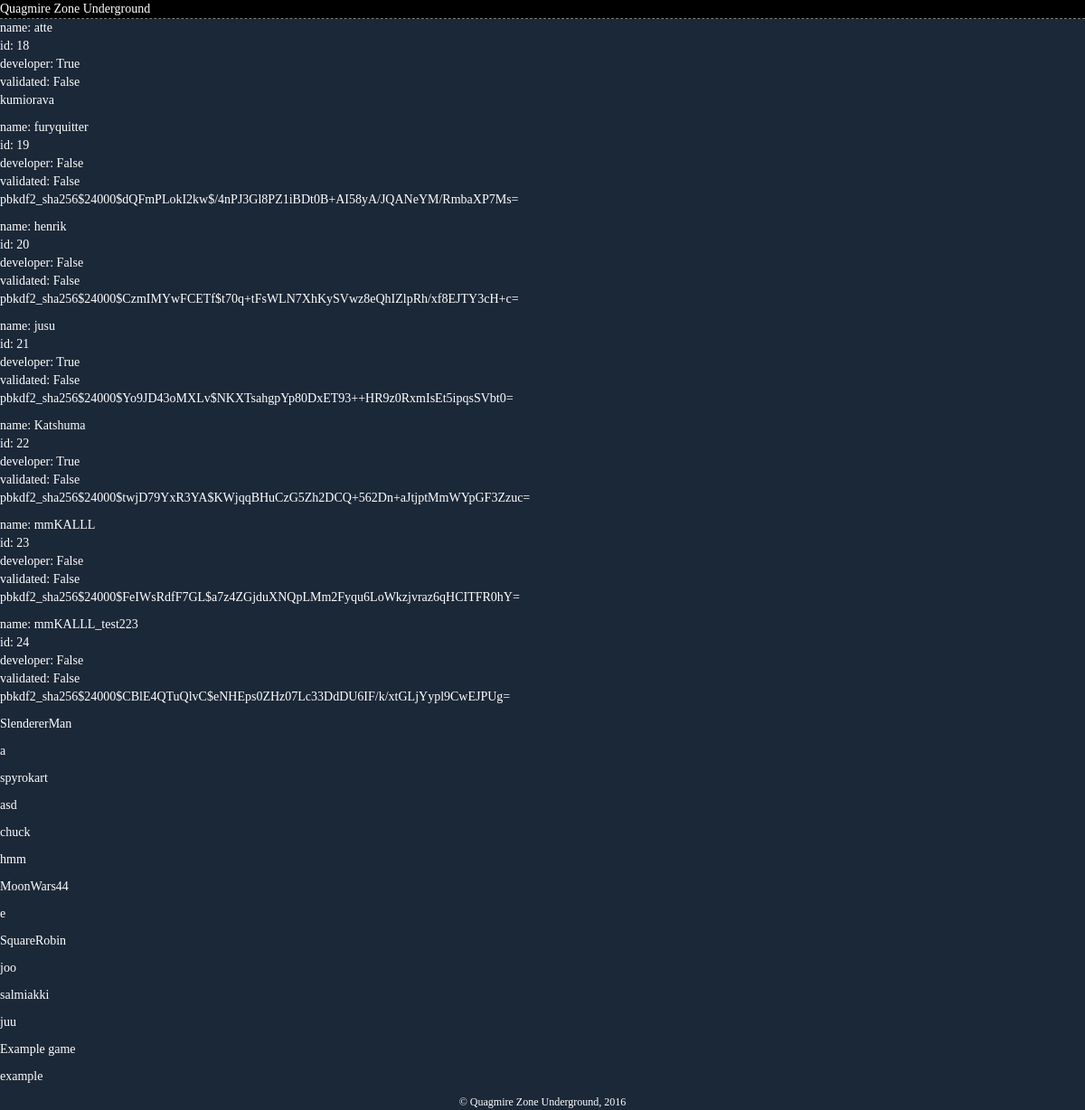
/test, run on the app's committed database.
### gamestore/models.py (models this page shows)
class UserExtension(models.Model):
    user = models.OneToOneField(
        User,
        on_delete=models.CASCADE,
        parent_link=False)
    isDeveloper = models.BooleanField(default=False, editable=False)
    isValidated = models.BooleanField(default=False, editable=False) # Does not actually affect anything, but nice to have...
    ownedGames = models.ManyToManyField('GamesOwned')

class Game(models.Model):
    name = models.CharField(max_length=80, verbose_name='game name')
    URL = models.CharField(max_length=150, unique=True, validators=[URLAllowedChars], verbose_name='game path (on our site)')
    gameSource = models.URLField(max_length=300, unique=True, verbose_name='game source URL')
    isPublic = models.BooleanField(default=False, verbose_name='is the game public? (You can always change this later)')
    genre = models.CharField(max_length=30, default=GENRE_UNSPECIFIED, choices=GAME_GENRES)
    description = models.TextField(blank=True) # TODO: Think about how to implement line feeds.
    image = models.URLField(blank=True, verbose_name='URL to image of game')
    image2 = models.URLField(blank=True, verbose_name='secondary image URL')
    developer = models.ForeignKey(
        User,
        on_delete=models.SET_NULL,
        null=True)
    price = models.DecimalField(max_digits=7, decimal_places=2, default=0, verbose_name='price (€)')
    createDate = models.DateTimeField(auto_now_add=True, null=True, editable=False)
    updateDate = models.DateTimeField(auto_now=True, null=True, editable=False) # TODO: Not sure if works.

### gamestore/views.py (the view)
# urls.py: url(r'^test$', views.test),
def test(request):
	users = User.objects.all()
	games = Game.objects.all()
	return render(request, 'test.html', {'users': users, 'games': games})

### gamestore/templates/test.html (shortened to what this page needs)
{% load staticfiles %}
<html>
    <head>
        <link rel="stylesheet" href="https://maxcdn.bootstrapcdn.com/bootstrap/3.3.6/css/bootstrap.min.css">
        <link rel="stylesheet" type="text/css" href="{% static 'quagmire.css' %}">
    </head>
    <body>
        <header font-size="40px">
	        Quagmire Zone Underground
        </header>
        <div>
            {% for user in users %}
                <p>
                name: {{user}} <br>
                id: {{user.id}} <br>
                developer: {{user.userextension.isDeveloper}} <br>
                validated: {{user.userextension.isValidated}} <br>
                {{user.password}} <br>
                </p>
            {% endfor %}
        </div>
        <div>
            {% for game in games %}
            <p> {{game.name}} </p>
            <p> {{game.URL}} </p>
            {% endfor %}
        </div>
        <footer>
	        &copy; Quagmire Zone Underground, 2016
        </footer>
    </body>
</html>

### gamestore/static/quagmire.css (style rules this page uses)
body { margin: 0; height: 100%; background: #1B2838; color: #FFFFFF; font-family: "Verdana"; }
header { width: 100%; background: #000000; border-bottom: 1px dashed gray; }
footer { width: 100%; text-align: center; font-size: 12px; margin-bottom: 12px; }

### data on the page
Game: name "SlendererMan", URL "a"
Game: name "spyrokart", URL "asd"
Game: name "chuck", URL "hmm"
Game: name "MoonWars44", URL "e"
Game: name "SquareRobin", URL "joo"
Game: name "salmiakki", URL "juu"
Game: name "Example game", URL "example"

### other printed values
{{ user }} "atte"
{{ user.id }} "18"
{{ user.userextension.isDeveloper }} "True"
{{ user.userextension.isValidated }} "False"
{{ user.password }} "kumiorava"
{{ user }} "furyquitter"
{{ user.id }} "19"
{{ user.userextension.isDeveloper }} "False"
{{ user.password }} "pbkdf2_sha256$24000$dQFmPLokI2kw$/4nPJ3Gl8PZ1iBDt0B+AI58yA/JQANeYM/RmbaXP7Ms="
{{ user }} "henrik"
{{ user.id }} "20"
{{ user.password }} "pbkdf2_sha256$24000$CzmIMYwFCETf$t70q+tFsWLN7XhKySVwz8eQhIZlpRh/xf8EJTY3cH+c="
{{ user }} "jusu"
{{ user.id }} "21"
{{ user.password }} "pbkdf2_sha256$24000$Yo9JD43oMXLv$NKXTsahgpYp80DxET93++HR9z0RxmIsEt5ipqsSVbt0="
